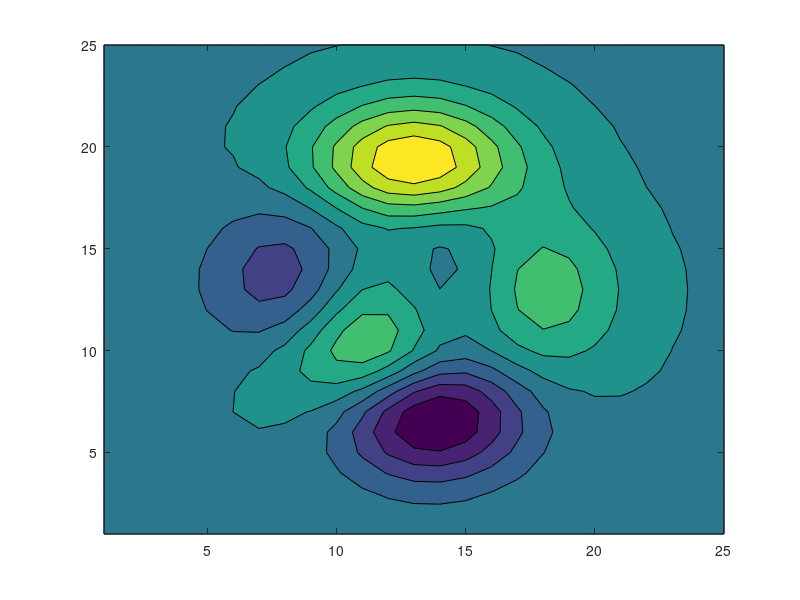

This figure's MATLAB source: (Note: this script raises an error after producing the figure.)
%=============================================================================
% Copyright (c) 2016-present Allan CORNET (Nelson)
%=============================================================================
% This file is part of Nelson.
%=============================================================================
% LICENCE_BLOCK_BEGIN
% SPDX-License-Identifier: LGPL-3.0-or-later
% LICENCE_BLOCK_END
%=============================================================================
% <--ADV-CLI MODE-->
%=============================================================================
figure();
Z = peaks(25);
[M, h] = contourf(Z);
asserts.isequal(class(h), 'nelson.graphics.chart.primitive.Contour');
asserts.isequal(h.Type, 'contour');
asserts.isequal(h.FaceColor, 'flat');
asserts.isequal(char(h.Fill), 'on');
asserts.isapprox(h.EdgeColor, [0.129411764705882 0.129411764705882 0.129411764705882], 1e-15);
asserts.isequal(M, h.ContourMatrix);
%=============================================================================
f = figure('Visible', 'off');
x = linspace(-2 * pi, 2 * pi, 100);
y = linspace(-2 * pi, 2 * pi, 100);
[X, Y] = meshgrid(x, y);
Z = sin(X) .* cos(Y);
contourf(X, Y, Z, 20);
ax = gca();
asserts.isequal(ax.XTick, -6:2:6);
asserts.isequal(ax.YTick, -6:2:6);
close(f);
%=============================================================================
